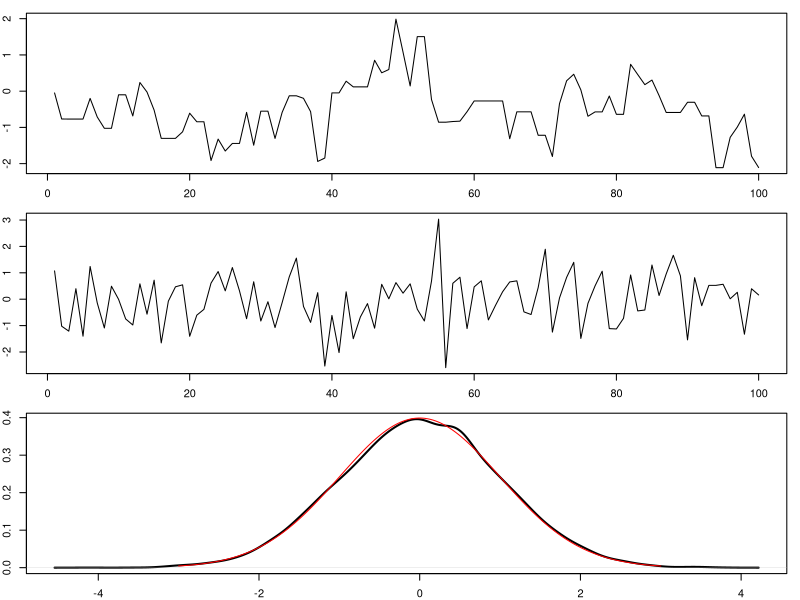

Recreate this plot in R.
## ---- chunk 1
library(mcmc)
h = function(x){ y = -x^2 / 2 } # the log, non-normalized function

out = metrop( obj = h, initial = 0, nbatch = 100, nspac = 1  )

par(mfrow = c(3,1))
par(mar = c(2,2,1,1))
plot(out$batch, type = "l") # a time series with flat steps

out = metrop( obj = h, initial = 0, nbatch = 100, nspac = 10  )
plot(out$batch, type = "l") # a time series looks like a white noise

out = metrop( obj = h, initial = 0, nbatch = 10000, nspac = 10  )

plot(density(out$batch), main = "", lwd = 2)

xbase = seq(-3, 3, 0.01)
ynorm = dnorm(xbase)
lines( x = xbase, y = ynorm, type = "l", col = "red")
# the plot compare the density of the simulated sample
# with the standard normal pdf
summary(out)
## ---- chunk 2
library(mcmc)

# DGP
n = 100
b0 = c(1,2)
X = cbind(1, rnorm(n))
Y = X %*% b0 + rnorm(n)

# Laplace-type estimator
L = function(b) -sum( (Y - X %*% b )^2 )  
# criterion function with a flat prior
# notice the "minus" sign of the OLS objective function

out = metrop( obj = L, initial = c(0,0), nbatch = 10000, nspac = 10  )

# summarize the estimation
bhat2 = out$batch[,2]
bhat2_point = mean(bhat2)
bhat2_sd   = sd(bhat2)
bhat2_CI = quantile(bhat2, c(.025, .975) )

# compare with OLS
b_OLS = summary( lm(Y~-1+X) )
print(coef( b_OLS) )
print(c(bhat2_point, bhat2_sd))
